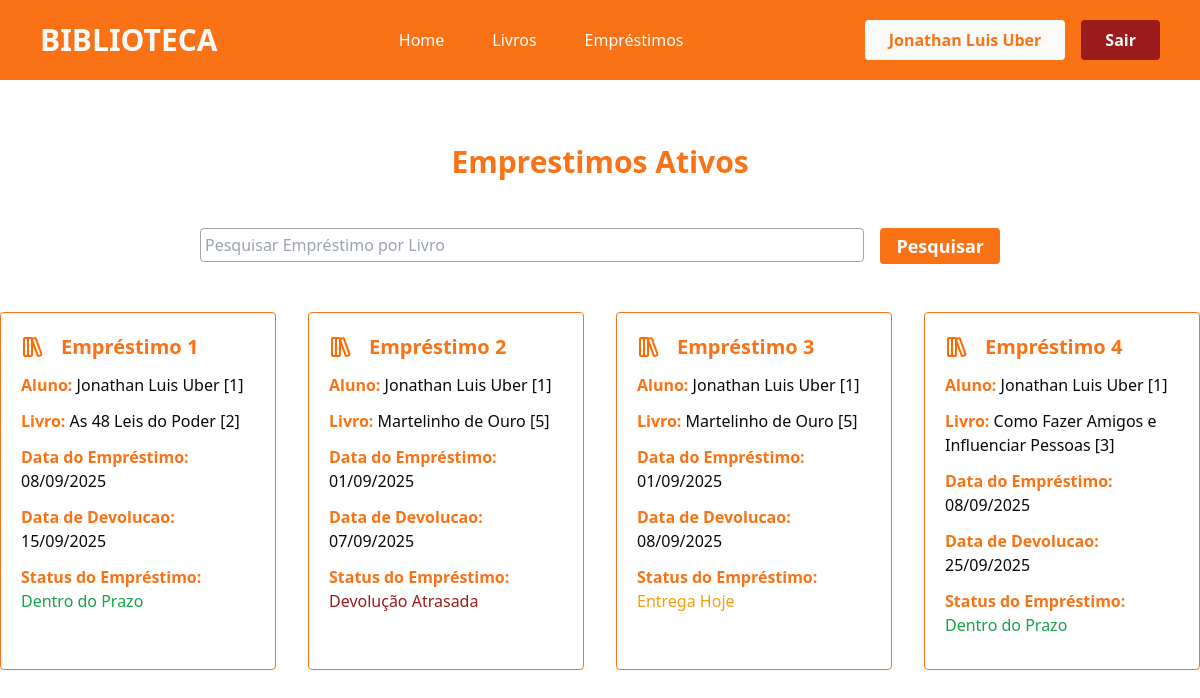
/emprestimos/ (signed in), run on the app's committed database.
### app/models.py (models this page shows)
class User(db.Model, UserMixin):
    id = db.Column(db.Integer, primary_key=True)
    nome = db.Column(db.String(100), nullable=True)
    telefone = db.Column(db.String(100), nullable=True)
    email = db.Column(db.String(100), nullable=True)
    senha = db.Column(db.String(100), nullable=True)
    emprestimos = db.relationship('Emprestimo', backref='user', lazy=True)

class Emprestimo(db.Model):
    id = db.Column(db.Integer, primary_key=True)
    data_emprestimo = db.Column(db.DateTime, default=datetime.now)
    data_devolucao = db.Column(db.DateTime, default=datetime.now)
    user_id = db.Column(db.Integer, db.ForeignKey('user.id', name="fk_emprestimo_user"), nullable=True)
    livro_id = db.Column(db.Integer, db.ForeignKey('livro.id', name="fk_emprestimo_livro"), nullable=True)
    statusEmprestimo = db.Column(db.String(100), nullable=True)

class Livro(db.Model):
    id = db.Column(db.Integer, primary_key=True)
    titulo = db.Column(db.String(100), nullable=True)
    autor = db.Column(db.String(100), nullable=True)
    editora = db.Column(db.String(100), nullable=True)
    anoPublicacao = db.Column(db.Integer, nullable=True)
    genero = db.Column(db.String(100), nullable=True)
    quantidade_disponivel = db.Column(db.Integer, nullable=True)
    status = db.Column(db.String(100), nullable=True)
    emprestimos = db.relationship('Emprestimo', backref='livro', lazy=True)

### app/views.py (the view)
@app.route('/emprestimos/')
@login_required
def emprestimos():
    if request.method == 'GET':
        pesquisa = request.args.get('pesquisa', '')
    dados = Emprestimo.query.join(User).order_by(Emprestimo.id)
    if pesquisa != '':
        dados = dados.join(Emprestimo.livro).filter(Livro.titulo.ilike(f'%{pesquisa}%'))
    emprestimos = {'dados' : dados.all()}
    return render_template('emprestimos.html', emprestimos=emprestimos)

### app/models.py (called while the page is built)
@login_manager.user_loader
def load_user(user_id):
    return User.query.get(user_id)

### app/templates/emprestimos.html (shortened to what this page needs)
{% extends "head.html" %}
{% block content %}
<div class="container-livros flex flex-col justify-center align-center">
    <div class="titulo mt-[4rem] flex-col justify-center items-center">
        <h2 class="text-3xl text-center text-orange-500 font-bold">Emprestimos Ativos</h2>
    </div>
    <div class="pesquisa mt-[3rem] flex justify-center">
        <form action="" method="get" class="flex flex-row gap-4 w-[800px]">
                <div class="w-full">
                    <input type="text" name="pesquisa" class="w-full border-[1px] rounded border-stone-400 px-1 py-1 outline-orange-500 outline-2" placeholder="Pesquisar Empréstimo por Livro">
                </div>
                <div class="w-70">
                    <button type="submit" class="bg-orange-500 w-full text-stone-50 font-semibold text-lg rounded py-1 px-4 hover:bg-orange-700 cursor-pointer transition-all duration-500">Pesquisar</button>
                </div>
            </form>
    </div>
    <section class="emprestimos flex justify-center mt-[3rem]">
        <div class="lista-emprestimos grid grid-cols-4 gap-[2rem] mb-[2rem] w-[1500px]" >
            {% for emp in emprestimos.dados %}
            {% if current_user.id == emp.user.id or current_user.email == 'admin@gmail.com' %}
                <div class="card-emprestimo border-orange-500 border-[1px] rounded p-5">
                    <div class="nome-svg flex flex-row gap-4 items-center justify-start">
                        <h2 class="text-xl font-semibold text-orange-500">Empréstimo {{emp.id}}</h2>
                    </div>
                    <p class="mt-3 text-orange-500 font-semibold">Aluno: <span class="text-zinc-950 font-normal">{{emp.user.nome}} [{{emp.user.id}}]</span></p>
                    <p class="mt-3 text-orange-500 font-semibold">Livro: {% if emp.livro %}<span class="text-zinc-950 font-normal">{{emp.livro.titulo}} [{{emp.livro.id}}] </span> {% else %} <span class="text-red-600 font-normal"> Livro Exlcuído do Sistema</span>  {% endif %}</p>
                    <p class="mt-3 text-orange-500 font-semibold">Data do Empréstimo: <span class="text-zinc-950 font-normal">{{emp.data_emprestimo.strftime('%d/%m/%Y')}}</span></p>
                    <p class="mt-3 text-orange-500 font-semibold">Data de Devolucao: <span class="text-zinc-950 font-normal">{{emp.data_devolucao.strftime('%d/%m/%Y')}}</span</p>
                    <p class="mt-3 mb-3 text-orange-500 font-semibold">Status do Empréstimo: {% if emp.statusEmprestimo == 'Devolução Atrasada' %} <span class="text-red-800 font-normal animate-pulse">{{emp.statusEmprestimo}}</span> {% elif emp.statusEmprestimo == 'Entrega Hoje' %} <span class="text-amber-500 font-normal animate-pulse">{{emp.statusEmprestimo}}</span> {% else %}  <span class="text-green-600 font-normal">{{emp.statusEmprestimo}}</span> {% endif %}</p>
                </div>
            {% endif %}
            {% endfor %}
        </div>
    </section>
</div>
{% endblock %}

### app/templates/header.html (shortened to what this page needs)
{% extends "head.html" %}
{% block content %}
<header class="font-sans px-10 py-5 bg-orange-500">
    <div class="container-header flex justify-between items-center">
        <div class="logo text-stone-50 font-bold text-3xl">
            <h1>BIBLIOTECA</h1>
        </div>
        <nav class="nav flex gap-12 text-stone-50 font-medium">
            <a href="{{ url_for('homepage') }}">Home</a>
            <a href="{{ url_for('livros') }}">Livros</a>
            <a href="{{ url_for('emprestimos') }}">Empréstimos</a>
        </nav>
        <div class="login flex gap-4">
            {% if current_user.is_authenticated %}
            <p class="bg-stone-50 px-6 py-2 text-orange-500 rounded font-semibold">{{current_user.nome}}</p>
                <a href="{{ url_for('logout') }}" class="bg-red-800 px-6 py-2 text-stone-50 rounded font-semibold cursor-pointer hover:bg-red-900 transition-all duration-500">Sair</a>
            {% endif %}
        </div>
    </div>
</header>
{% endblock %}

### data on the page
User: nome "Jonathan Luis Uber"
Emprestimo: id "1", user.nome "Jonathan Luis Uber", user.id "1", livro.titulo "As 48 Leis do Poder", livro.id "2", data_emprestimo "08/09/2025", data_devolucao "15/09/2025", statusEmprestimo "Dentro do Prazo"
Emprestimo: id "2", user.nome "Jonathan Luis Uber", user.id "1", livro.titulo "Martelinho de Ouro", livro.id "5", data_emprestimo "01/09/2025", data_devolucao "07/09/2025", statusEmprestimo "Devolução Atrasada"
Emprestimo: id "3", user.nome "Jonathan Luis Uber", user.id "1", livro.titulo "Martelinho de Ouro", livro.id "5", data_emprestimo "01/09/2025", data_devolucao "08/09/2025", statusEmprestimo "Entrega Hoje"
Emprestimo: id "4", user.nome "Jonathan Luis Uber", user.id "1", livro.titulo "Como Fazer Amigos e Influenciar Pessoas", livro.id "3", data_emprestimo "08/09/2025", data_devolucao "25/09/2025", statusEmprestimo "Dentro do Prazo"
